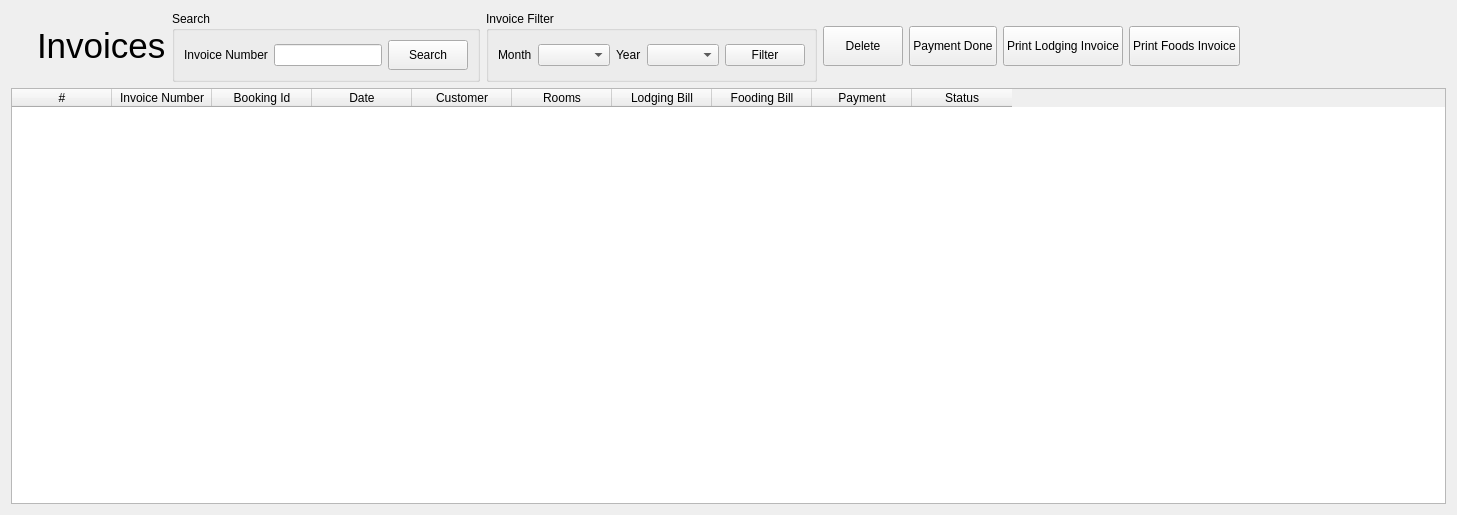
<?xml version="1.0" encoding="UTF-8"?>
<ui version="4.0">
 <class>Invoices</class>
 <widget class="QWidget" name="Invoices">
  <property name="geometry">
   <rect>
    <x>0</x>
    <y>0</y>
    <width>1457</width>
    <height>515</height>
   </rect>
  </property>
  <property name="windowTitle">
   <string>Form</string>
  </property>
  <layout class="QVBoxLayout" name="verticalLayout_3">
   <item>
    <layout class="QHBoxLayout" name="horizontalLayout">
     <item>
      <widget class="QLabel" name="label">
       <property name="sizePolicy">
        <sizepolicy hsizetype="Fixed" vsizetype="Fixed">
         <horstretch>0</horstretch>
         <verstretch>0</verstretch>
        </sizepolicy>
       </property>
       <property name="minimumSize">
        <size>
         <width>20</width>
         <height>20</height>
        </size>
       </property>
       <property name="text">
        <string/>
       </property>
       <property name="pixmap">
        <pixmap resource="bill_master_resources.qrc">:/icons/icons/small_notepad-128.png</pixmap>
       </property>
       <property name="scaledContents">
        <bool>true</bool>
       </property>
      </widget>
     </item>
     <item>
      <widget class="QLabel" name="label_2">
       <property name="sizePolicy">
        <sizepolicy hsizetype="Fixed" vsizetype="Fixed">
         <horstretch>0</horstretch>
         <verstretch>0</verstretch>
        </sizepolicy>
       </property>
       <property name="font">
        <font>
         <pointsize>26</pointsize>
        </font>
       </property>
       <property name="text">
        <string>Invoices</string>
       </property>
      </widget>
     </item>
     <item>
      <widget class="QGroupBox" name="groupBox">
       <property name="sizePolicy">
        <sizepolicy hsizetype="Fixed" vsizetype="Fixed">
         <horstretch>0</horstretch>
         <verstretch>0</verstretch>
        </sizepolicy>
       </property>
       <property name="title">
        <string>Search</string>
       </property>
       <layout class="QVBoxLayout" name="verticalLayout">
        <item>
         <layout class="QGridLayout" name="gridLayout">
          <item row="0" column="0">
           <widget class="QLabel" name="label_3">
            <property name="text">
             <string>Invoice Number</string>
            </property>
           </widget>
          </item>
          <item row="0" column="1">
           <widget class="QLineEdit" name="invNum"/>
          </item>
          <item row="0" column="2">
           <widget class="QPushButton" name="pushButton">
            <property name="minimumSize">
             <size>
              <width>0</width>
              <height>30</height>
             </size>
            </property>
            <property name="text">
             <string>Search</string>
            </property>
            <property name="icon">
             <iconset resource="bill_master_resources.qrc">
              <normaloff>:/icons/icons/1434133405_search-icon-tm.png</normaloff>:/icons/icons/1434133405_search-icon-tm.png</iconset>
            </property>
           </widget>
          </item>
         </layout>
        </item>
       </layout>
      </widget>
     </item>
     <item>
      <widget class="QGroupBox" name="groupBox_3">
       <property name="minimumSize">
        <size>
         <width>0</width>
         <height>0</height>
        </size>
       </property>
       <property name="title">
        <string>Invoice Filter</string>
       </property>
       <layout class="QVBoxLayout" name="verticalLayout_5">
        <item>
         <layout class="QGridLayout" name="gridLayout_4">
          <item row="0" column="0">
           <widget class="QLabel" name="label_4">
            <property name="text">
             <string>Month</string>
            </property>
           </widget>
          </item>
          <item row="0" column="1">
           <widget class="QComboBox" name="monthList"/>
          </item>
          <item row="0" column="2">
           <widget class="QLabel" name="label_5">
            <property name="text">
             <string>Year</string>
            </property>
           </widget>
          </item>
          <item row="0" column="3">
           <widget class="QComboBox" name="yearList"/>
          </item>
          <item row="0" column="4">
           <widget class="QPushButton" name="filterBtn">
            <property name="text">
             <string>Filter</string>
            </property>
           </widget>
          </item>
         </layout>
        </item>
       </layout>
      </widget>
     </item>
     <item>
      <layout class="QGridLayout" name="gridLayout_2">
       <item row="0" column="2">
        <widget class="QPushButton" name="printInvoice">
         <property name="minimumSize">
          <size>
           <width>60</width>
           <height>40</height>
          </size>
         </property>
         <property name="text">
          <string>Print Lodging Invoice</string>
         </property>
         <property name="icon">
          <iconset resource="bill_master_resources.qrc">
           <normaloff>:/icons/icons/1433370007_vector_66_15.png</normaloff>:/icons/icons/1433370007_vector_66_15.png</iconset>
         </property>
        </widget>
       </item>
       <item row="0" column="1">
        <widget class="QPushButton" name="paymentDoneBtn">
         <property name="minimumSize">
          <size>
           <width>0</width>
           <height>40</height>
          </size>
         </property>
         <property name="text">
          <string>Payment Done</string>
         </property>
         <property name="icon">
          <iconset resource="bill_master_resources.qrc">
           <normaloff>:/icons/icons/1434047701_vector_65_04.png</normaloff>:/icons/icons/1434047701_vector_65_04.png</iconset>
         </property>
        </widget>
       </item>
       <item row="0" column="0">
        <widget class="QPushButton" name="deleteInvoice">
         <property name="sizePolicy">
          <sizepolicy hsizetype="Minimum" vsizetype="Fixed">
           <horstretch>0</horstretch>
           <verstretch>0</verstretch>
          </sizepolicy>
         </property>
         <property name="minimumSize">
          <size>
           <width>80</width>
           <height>40</height>
          </size>
         </property>
         <property name="text">
          <string>Delete</string>
         </property>
         <property name="icon">
          <iconset resource="bill_master_resources.qrc">
           <normaloff>:/icons/icons/1429107797_678069-sign-error-128.png</normaloff>:/icons/icons/1429107797_678069-sign-error-128.png</iconset>
         </property>
        </widget>
       </item>
       <item row="0" column="3">
        <widget class="QPushButton" name="printFoodInvoice">
         <property name="minimumSize">
          <size>
           <width>60</width>
           <height>40</height>
          </size>
         </property>
         <property name="text">
          <string>Print Foods Invoice</string>
         </property>
         <property name="icon">
          <iconset resource="bill_master_resources.qrc">
           <normaloff>:/icons/icons/1433370007_vector_66_15.png</normaloff>:/icons/icons/1433370007_vector_66_15.png</iconset>
         </property>
        </widget>
       </item>
      </layout>
     </item>
     <item>
      <spacer name="horizontalSpacer">
       <property name="orientation">
        <enum>Qt::Horizontal</enum>
       </property>
       <property name="sizeHint" stdset="0">
        <size>
         <width>40</width>
         <height>20</height>
        </size>
       </property>
      </spacer>
     </item>
    </layout>
   </item>
   <item>
    <layout class="QGridLayout" name="gridLayout_3">
     <item row="0" column="0">
      <widget class="QTableWidget" name="invoiceTable">
       <property name="editTriggers">
        <set>QAbstractItemView::NoEditTriggers</set>
       </property>
       <property name="selectionMode">
        <enum>QAbstractItemView::SingleSelection</enum>
       </property>
       <property name="selectionBehavior">
        <enum>QAbstractItemView::SelectRows</enum>
       </property>
       <attribute name="verticalHeaderVisible">
        <bool>false</bool>
       </attribute>
       <column>
        <property name="text">
         <string>#</string>
        </property>
       </column>
       <column>
        <property name="text">
         <string>Invoice Number</string>
        </property>
       </column>
       <column>
        <property name="text">
         <string>Booking Id</string>
        </property>
       </column>
       <column>
        <property name="text">
         <string>Date</string>
        </property>
       </column>
       <column>
        <property name="text">
         <string>Customer</string>
        </property>
       </column>
       <column>
        <property name="text">
         <string>Rooms</string>
        </property>
       </column>
       <column>
        <property name="text">
         <string>Lodging Bill</string>
        </property>
       </column>
       <column>
        <property name="text">
         <string>Fooding Bill</string>
        </property>
       </column>
       <column>
        <property name="text">
         <string>Payment</string>
        </property>
       </column>
       <column>
        <property name="text">
         <string>Status</string>
        </property>
       </column>
      </widget>
     </item>
    </layout>
   </item>
  </layout>
 </widget>
 <resources>
  <include location="bill_master_resources.qrc"/>
 </resources>
 <connections/>
</ui>
